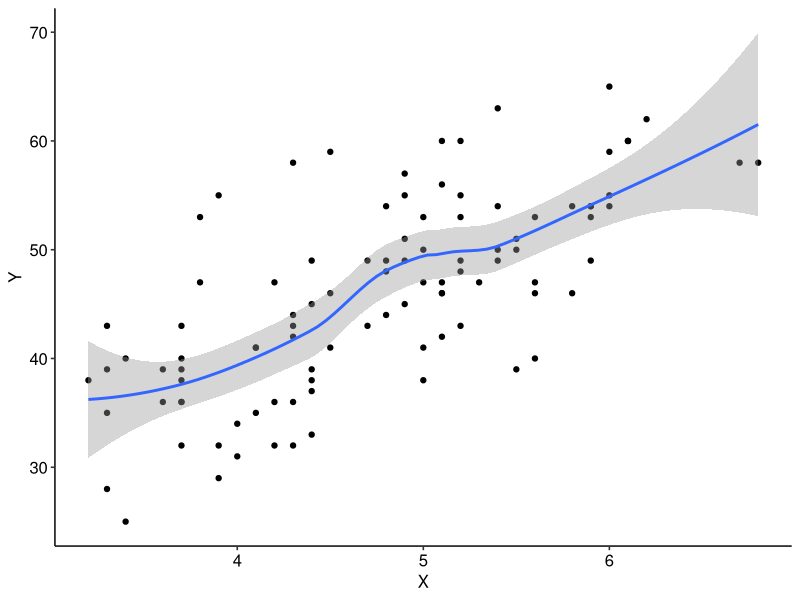
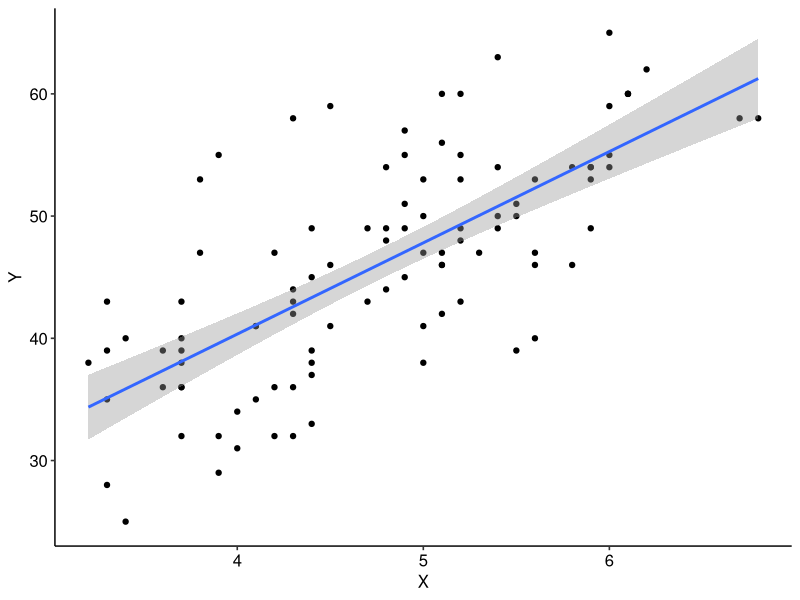

Generate these figures, in order, with R:
## ---- chunk 1
knitr::opts_chunk$set(echo = TRUE)
library(tidyverse)
library(ggpubr)
library(knitr)
theme_set(theme_pubr())
## ---- chunk 2
dados <- readxl::read_excel('dados.xlsx')

# selecionando apenas as features X9 e X_10
dados <- dados[c('X9', 'X10')]

# mudando o nome da coluna
colnames(dados) <- c('Y', 'X')

# criando as colunas do cálculo
dados <- dados %>%
  mutate(
    'X^2' = map2_dbl(.x = X, .y = X, ~ .x * .y),
    'Y^2' = map2_dbl(.x = Y, .y = Y, ~ .x * .y),
    'XY' = map2_dbl(.x = X, .y = Y, ~ .x * .y)
  )

dados %>%
  head() %>%
  knitr::kable()

# somando as colunas
soma <- dados %>% map_dbl(sum)
print(soma)

# médias
X_mean <- mean(dados$X)
Y_mean <- mean(dados$Y)

# std
X_std <- sd(dados$X)
  
# n length
n = nrow(dados)

# prints
cat('Média de X:', X_mean)

cat('Média de Y:', Y_mean)

cat('Desvio padrão de X:', X_std)
## ---- chunk 3
b = as.numeric((soma['XY'] - (n * X_mean * Y_mean)) / ((n - 1) * (X_std)^2))

cat('b =', b)

a = Y_mean - b * X_mean

cat('a =', a)
## ---- chunk 4

# grafico entre os dois
ggplot(dados, aes(x = X, y = Y)) +
  geom_point() +
  stat_smooth()

# correlação
cor(dados$X, dados$Y)

# modelo linear
model <- lm(Y ~ X, data = dados)
model

# regression line
ggplot(dados, aes(X, Y)) +
  geom_point() +  stat_smooth(method = lm)

# model summary
summary(model)
## ---- chunk 5

residuals(model)[c(n, n-1, n-2)]
## ---- chunk 6

frutas <- tibble(
  Chuvas = c(42,18,25,18,35,10,25,28,17,18),
  Manga = c(154,76,100,90,154,70,90,65,84,65),
  Abacate = c(146,96,132,105,146,86,140,132,100,94)
)

frutas %>%
  knitr::kable(align = "ccc")
## ---- chunk 7

cor_spearman_mg = cor(x = frutas$Chuvas, y = frutas$Manga, method =  "spearman")
cat('Spearman:', cor_spearman_mg)

cor_pearson_mg = cor(frutas$Chuvas, frutas$Manga, method = 'pearson')
cat('Pearson:', cor_pearson_mg)

## ---- chunk 8

cor_spearman_ab = cor(x = frutas$Chuvas, y = frutas$Abacate, method =  "spearman")
cat('Spearman:', cor_spearman_ab)

cor_pearson_ab = cor(frutas$Chuvas, frutas$Abacate, method = 'pearson')
cat('Pearson:', cor_pearson_ab)

